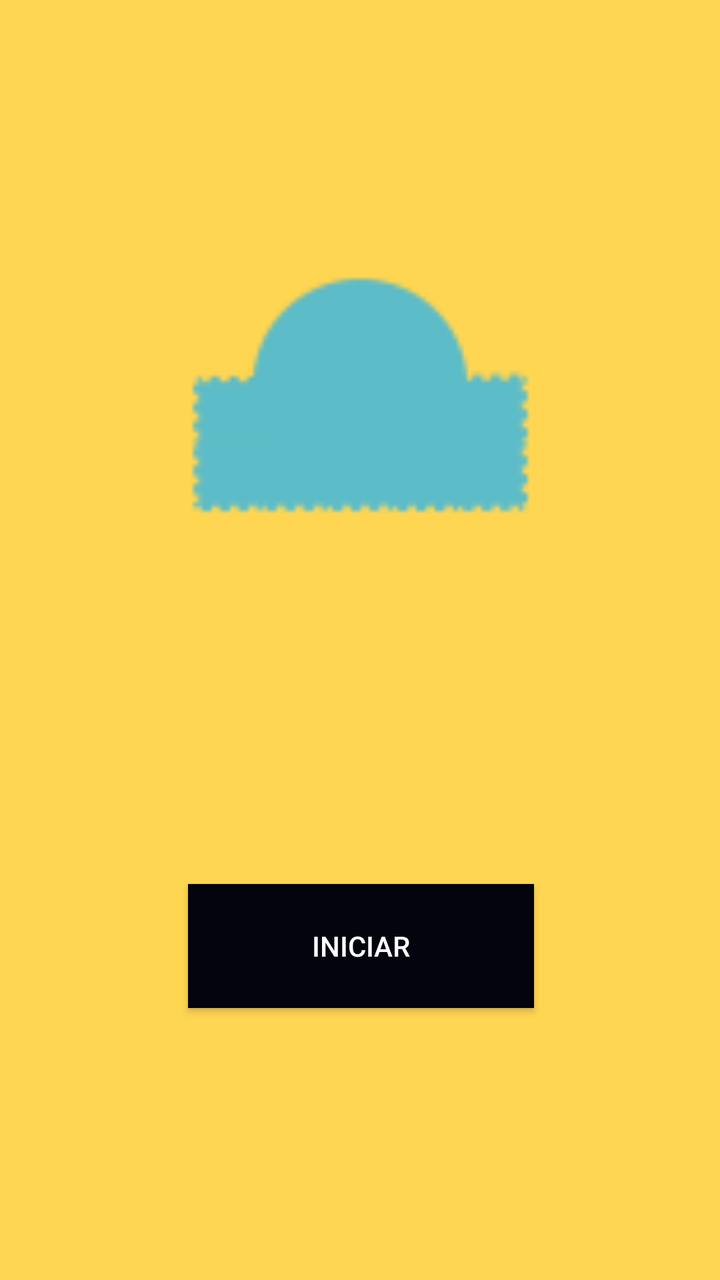
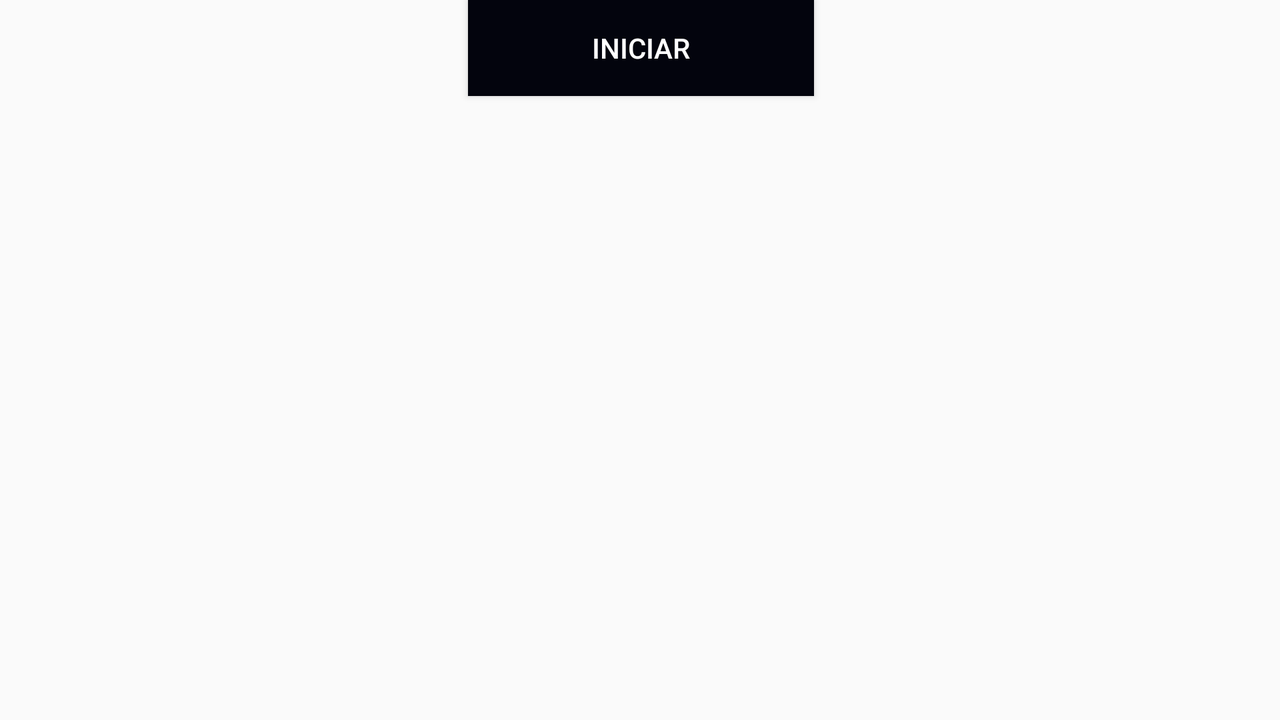

One screen, two layout resources from the same app: the default and the repository's alternative for another configuration. Each is rendered where Android would select it; the XML of both is given below.
<!-- AndroidManifest.xml: application theme AppTheme -->
<!-- res/layout/activity_main.xml -->
<?xml version="1.0" encoding="utf-8"?>
<android.support.constraint.ConstraintLayout xmlns:android="http://schemas.android.com/apk/res/android"
    xmlns:app="http://schemas.android.com/apk/res-auto"
    xmlns:tools="http://schemas.android.com/tools"
    android:layout_width="match_parent"
    android:layout_height="match_parent"
    android:background="#ffd652"
    tools:context="app.leonardo.controle_amarelinha.MainActivity">

    <Button
        android:id="@+id/button"
        android:layout_width="173dp"
        android:layout_height="62dp"
        android:layout_marginBottom="136dp"
        android:background="@color/ButtonStart"
        android:text="Iniciar"
        android:textColor="@color/WhiteLetter"
        app:layout_constraintBottom_toBottomOf="parent"
        app:layout_constraintHorizontal_bias="0.502"
        app:layout_constraintLeft_toLeftOf="parent"
        app:layout_constraintRight_toRightOf="parent"
        app:layout_constraintTop_toBottomOf="@+id/imageView"
        tools:layout_constraintBottom_creator="1"
        tools:layout_constraintLeft_creator="1"
        tools:layout_constraintRight_creator="1" />

    <ImageView
        android:id="@+id/imageView"
        android:layout_width="223dp"
        android:layout_height="0dp"
        android:layout_marginBottom="109dp"
        android:layout_marginTop="62dp"
        app:layout_constraintBottom_toTopOf="@+id/button"
        app:layout_constraintEnd_toEndOf="parent"
        app:layout_constraintStart_toStartOf="parent"
        app:layout_constraintTop_toTopOf="parent"
        app:srcCompat="@drawable/ic_action_name" />

</android.support.constraint.ConstraintLayout>
<!-- resources referenced by this layout -->
<resources>
  <color name="ButtonStart">#03040d</color>
  <color name="WhiteLetter">#ffffff</color>
  <!-- drawable ic_action_name: png bitmap (drawable-hdpi, 609 bytes) -->
  <style name="AppTheme" parent="Theme.AppCompat.Light.DarkActionBar">
          
          <item name="colorPrimary">@color/colorPrimary</item>
          <item name="colorPrimaryDark">@color/colorPrimaryDark</item>
          <item name="colorAccent">@color/colorAccent</item>
          <item name="android:statusBarColor">#ffd652</item>
          <item name="android:shadowColor">#eac960</item>
      </style>
  <color name="colorPrimary">#3F51B5</color>
  <color name="colorPrimaryDark">#303F9F</color>
  <color name="colorAccent">#FF4081</color>
</resources>
<!-- res/layout-land/activity_main.xml (the repository's variant of the layout above) -->
<!-- drawn on the phone turned sideways -->
<?xml version="1.0" encoding="utf-8"?>
<android.support.constraint.ConstraintLayout xmlns:android="http://schemas.android.com/apk/res/android"
    xmlns:app="http://schemas.android.com/apk/res-auto"
    xmlns:tools="http://schemas.android.com/tools"
    android:layout_width="match_parent"
    android:layout_height="match_parent"
    tools:context="app.leonardo.controle_amarelinha.MainActivity">

    <Button
        android:id="@+id/button"
        android:layout_width="173dp"
        android:layout_height="48dp"
        android:background="@color/ButtonStart"
        android:text="Iniciar"
        android:textColor="@color/WhiteLetter"
        app:layout_constraintHorizontal_bias="0.501"
        app:layout_constraintLeft_toLeftOf="parent"
        app:layout_constraintRight_toRightOf="parent"
        tools:layout_constraintBottom_creator="1"
        tools:layout_constraintLeft_creator="1"
        tools:layout_constraintRight_creator="1"
        tools:layout_editor_absoluteY="153dp" />

</android.support.constraint.ConstraintLayout>
<!-- resources referenced by the variant -->
<!-- as the phone turned sideways resolves them -->
<resources>
  <color name="ButtonStart">#03040d</color>
  <color name="WhiteLetter">#ffffff</color>
  <style name="AppTheme" parent="Theme.AppCompat.Light.DarkActionBar">
          
          <item name="colorPrimary">@color/colorPrimary</item>
          <item name="colorPrimaryDark">@color/colorPrimaryDark</item>
          <item name="colorAccent">@color/colorAccent</item>
          <item name="android:statusBarColor">#ffd652</item>
          <item name="android:shadowColor">#eac960</item>
      </style>
  <color name="colorPrimary">#3F51B5</color>
  <color name="colorPrimaryDark">#303F9F</color>
  <color name="colorAccent">#FF4081</color>
</resources>
